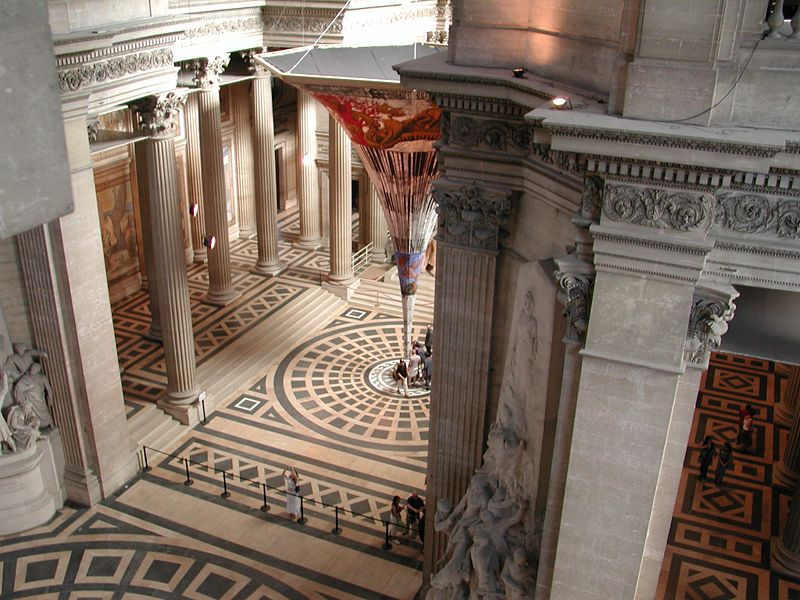
//> input picture lab_1/cmake-build-debug/ellipses.jpg, 800 x 600 px
$ ./main ellipses.jpg   (built with g++ and OpenCV 4)
//> lines starting //> are read from the running program, lines starting //| are printed output that depends on the picture
### lab_1/Gauss.h
#pragma once

#include <opencv4/opencv2/imgcodecs.hpp>
#include <opencv4/opencv2/highgui.hpp>
#include <opencv4/opencv2/core.hpp>
#include <opencv4/opencv2/imgproc/imgproc.hpp>
/*
 * http://aco.ifmo.ru/el_books/image_processing/7_02.html
 * */

#include <string>

cv::Mat FiltrGauss(const cv::Mat &);

cv::Mat FiltrGaussOpenCV(const cv::Mat &);

### lab_1/Gauss.cpp
#include "Gauss.h"

cv::Mat FiltrGauss(const cv::Mat &src) {

    cv::Mat gauss(src.rows, src.cols, cv::DataType<uchar>::type);
    cv::Mat temp(src.rows, src.cols, cv::DataType<uchar>::type);

    cv::Mat src2(src.rows, src.cols, cv::DataType<uchar>::type);
    cvtColor(src, src2, cv::ColorConversionCodes::COLOR_BGR2GRAY);
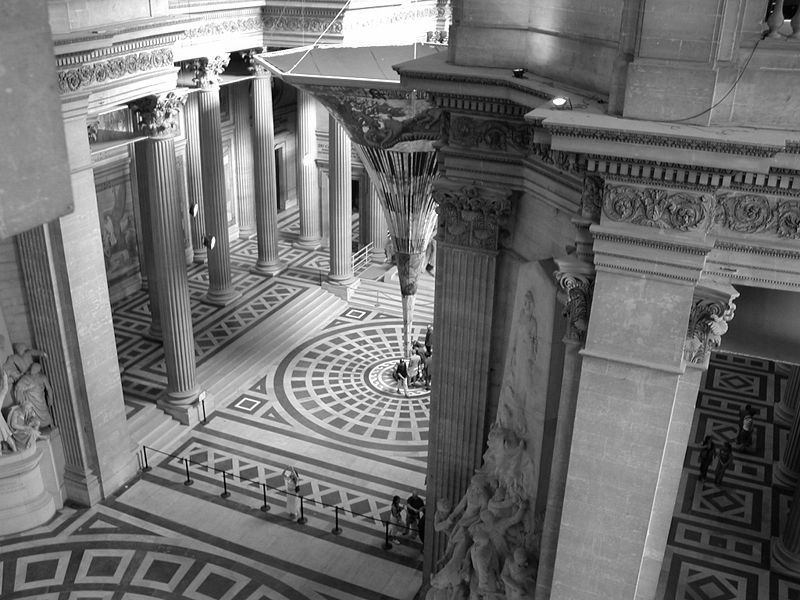
//> src2: 600 rows x 800 cols, CV_8UC1; min 0, max 255, mean 111.4

    cv::imshow("original", src);
    cv::imshow("grey", src2);


    int lenMask = 3;
    for (auto y = 0; y < src.rows; ++y)
        for (auto x = 0; x < src.cols; ++x)
            temp.at<uchar>(y + 1, x + 1) = src2.at<uchar>(y, x);
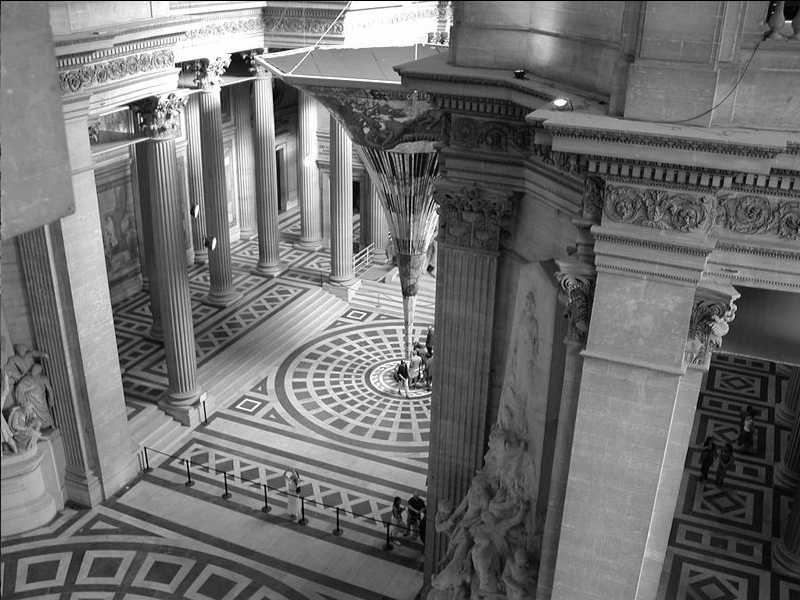
//> temp: 600 rows x 800 cols, CV_8UC1; min 0, max 255, mean 111.2


    int mask[lenMask * lenMask];
    mask[0] = mask[2] = mask[6] = mask[8] = 1;
    mask[1] = mask[3] = mask[5] = mask[7] = 2;
    mask[4] = 4;

    int denominatore = 0;
    for (int i = 0; i < lenMask * lenMask; i++) denominatore += mask[i];

    int value[lenMask * lenMask];
    for (auto y = 1; y < src.rows; ++y) {
        for (auto x = 1; x < src.cols; ++x) {
            value[0] = temp.at<uchar>(y - 1, x - 1) * mask[0];
            value[1] = temp.at<uchar>(y - 1, x) * mask[1];
            value[2] = temp.at<uchar>(y - 1, x + 1) * mask[2];
            value[3] = temp.at<uchar>(y, x - 1) * mask[3];
            value[4] = temp.at<uchar>(y, x) * mask[4];
            value[5] = temp.at<uchar>(y, x + 1) * mask[5];
            value[6] = temp.at<uchar>(y + 1, x - 1) * mask[6];
            value[7] = temp.at<uchar>(y + 1, x) * mask[7];
            value[8] = temp.at<uchar>(y + 1, x + 1) * mask[8];

            int avg = 0;
            for (auto i = 0; i < lenMask * lenMask; ++i) avg += value[i];
            avg = avg / denominatore;

            gauss.at<uchar>(y, x) = avg;
        }
    }
    return gauss;
}

cv::Mat FiltrGaussOpenCV(const cv::Mat &src) {

    cv::Mat src2(src.rows, src.cols, cv::DataType<uchar>::type);
    cvtColor(src, src2, cv::ColorConversionCodes::COLOR_BGR2GRAY);
    cv::Mat gauss(src.rows, src.cols, cv::DataType<uchar>::type);

    cv::GaussianBlur(src2,
                     gauss,
                     cv::Size(3, 3),
                     3
    );

    return gauss;
}

### lab_1/main.cpp
#include "Gauss.h"


int main(int argc, char **argv) {

    cv::CommandLineParser parser(argc, argv, "{@image|ellipses.jpg|}");

    cv::imshow("FiltrGauss", FiltrGauss(cv::imread(parser.get<std::string>("@image"),
                                              cv::IMREAD_COLOR)));

    cv::imshow("FiltrGaussOpenCV", FiltrGaussOpenCV(cv::imread(parser.get<std::string>("@image"),
                                              cv::IMREAD_COLOR)));
    cv::waitKey();
    return 0;
}
